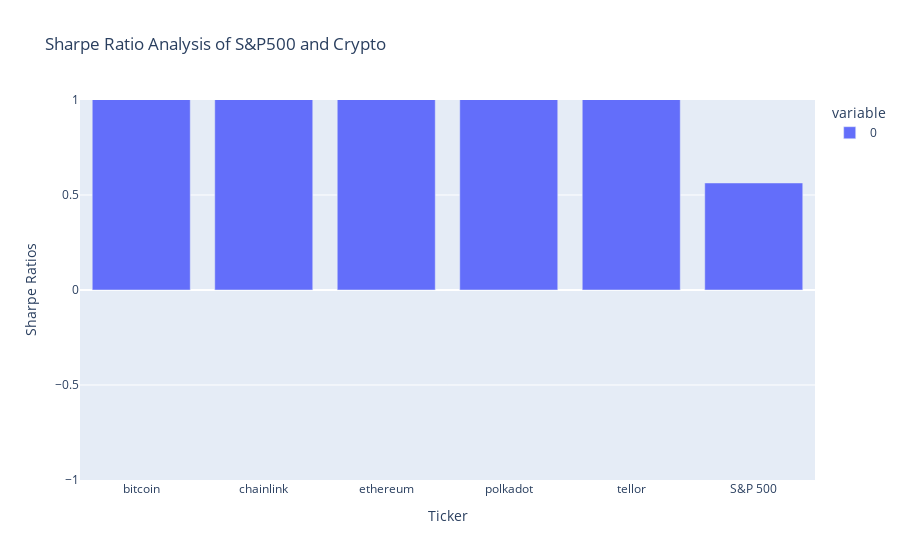

The cell this chart's notebook holds for it:
### Code cell
#plot correlation
correlation_df_plot = correlation_plot(joined_correlation_df, title = 'Correlation Analysis of S&P500 and Crypto')
correlation_df_plot
#rolling beta plot
rolling_beta_df_plot = rolling_beta_plot(joined_beta_df, period=21, title = 'Rolling Beta Analysis of S&P500 and Crypto')
rolling_beta_df_plot
#Plot summary including min, max, quartiles, and median with violin plot
price_summary_df_plot = price_summary_violin(joined_price_df, title = 'Price Summary Analysis of S&P500 and Crypto')
price_summary_df_plot
#Plot sharpe ratios
sharpe_ratios_df_plot = sharpe_ratios_plot(joined_sharpe_ratios, title = 'Sharpe Ratio Analysis of S&P500 and Crypto')
sharpe_ratios_df_plot

### Figure 1 — Plotly figure (JSON) as saved in the notebook; plotly's stock layout.template omitted (floating-point values rounded to 4 significant figures)
{"data": [{"alignmentgroup": "True", "hovertemplate": "variable=0<br>Daily Returns=%{x}<br>value=%{y}<extra></extra>", "legendgroup": "0", "marker": {"color": "#636efa"}, "name": "0", "offsetgroup": "0", "orientation": "v", "showlegend": true, "textposition": "auto", "type": "bar", "x": ["bitcoin", "chainlink", "ethereum", "polkadot", "tellor", "S&P 500"], "xaxis": "x", "y": [1.25, 1.572, 1.389, 1.635, 2.141, 0.5633], "yaxis": "y"}], "layout": {"autosize": true, "barmode": "relative", "legend": {"title": {"text": "variable"}, "tracegroupgap": 0}, "title": {"text": "Sharpe Ratio Analysis of S&P500 and Crypto"}, "xaxis": {"anchor": "y", "autorange": true, "domain": [0, 1], "range": [-0.5, 5.5], "title": {"text": "Ticker"}, "type": "category"}, "yaxis": {"anchor": "x", "domain": [0, 1], "range": [-1, 1], "title": {"text": "Sharpe Ratios"}, "type": "linear"}}}
